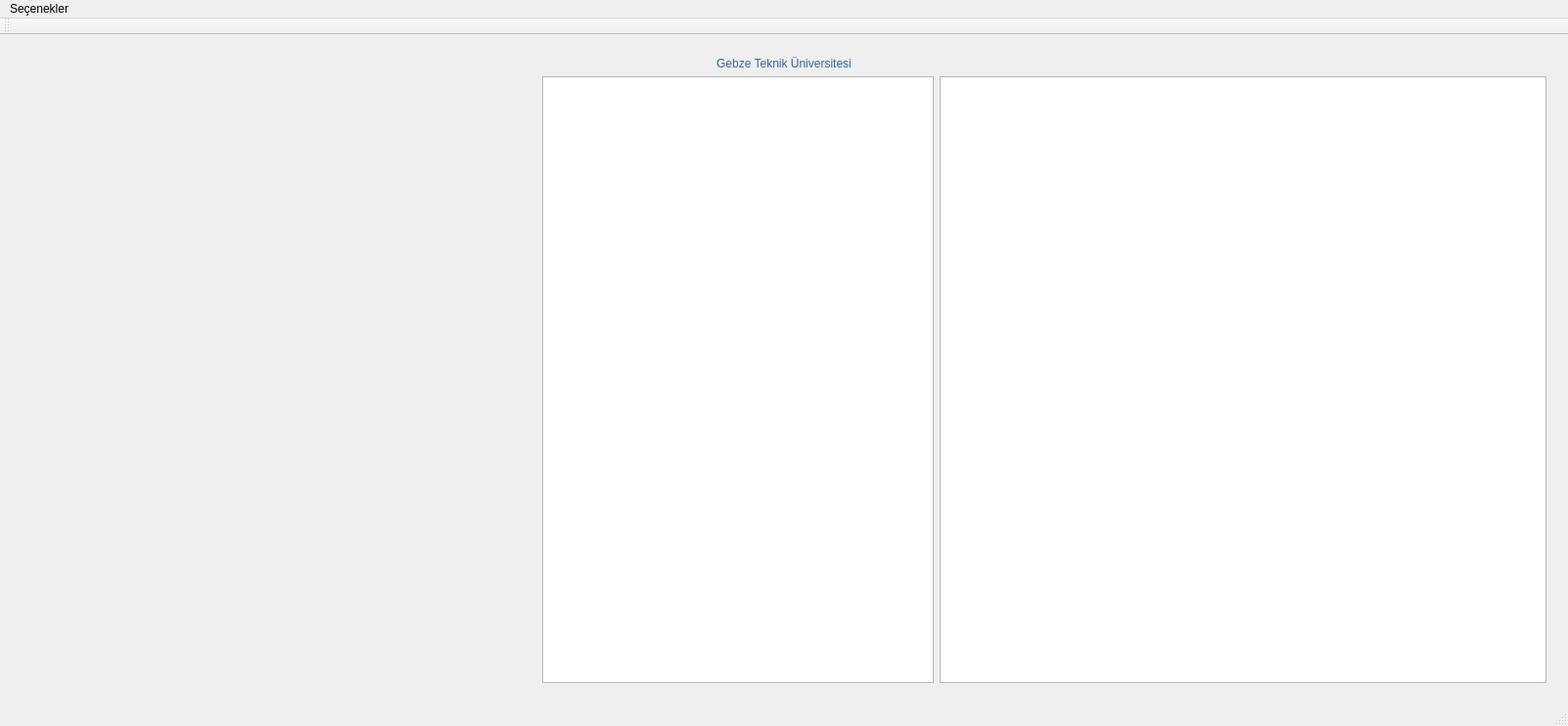
<?xml version="1.0" encoding="UTF-8"?>
<ui version="4.0">
 <class>MainWindow</class>
 <widget class="QMainWindow" name="MainWindow">
  <property name="geometry">
   <rect>
    <x>0</x>
    <y>0</y>
    <width>1602</width>
    <height>742</height>
   </rect>
  </property>
  <property name="sizePolicy">
   <sizepolicy hsizetype="Maximum" vsizetype="Preferred">
    <horstretch>0</horstretch>
    <verstretch>0</verstretch>
   </sizepolicy>
  </property>
  <property name="maximumSize">
   <size>
    <width>1602</width>
    <height>768</height>
   </size>
  </property>
  <property name="windowTitle">
   <string>MainWindow</string>
  </property>
  <widget class="QWidget" name="centralWidget">
   <layout class="QHBoxLayout" name="horizontalLayout">
    <item>
     <widget class="QStackedWidget" name="stackedWidget">
      <property name="currentIndex">
       <number>0</number>
      </property>
      <widget class="QWidget" name="page">
       <layout class="QVBoxLayout" name="verticalLayout_2">
        <item>
         <layout class="QHBoxLayout" name="horizontalLayout_4"/>
        </item>
        <item>
         <layout class="QVBoxLayout" name="verticalLayout">
          <item>
           <layout class="QHBoxLayout" name="horizontalLayout_2">
            <property name="spacing">
             <number>6</number>
            </property>
            <property name="sizeConstraint">
             <enum>QLayout::SetDefaultConstraint</enum>
            </property>
            <item>
             <widget class="QLabel" name="label">
              <property name="sizePolicy">
               <sizepolicy hsizetype="Preferred" vsizetype="Fixed">
                <horstretch>0</horstretch>
                <verstretch>0</verstretch>
               </sizepolicy>
              </property>
              <property name="styleSheet">
               <string notr="true">color:rgb(52, 101, 164);
font: 75 italic 12pt &quot;Noto Sans&quot;;
height:12pt;
</string>
              </property>
              <property name="text">
               <string>Gebze Teknik Üniversitesi</string>
              </property>
              <property name="textFormat">
               <enum>Qt::AutoText</enum>
              </property>
              <property name="alignment">
               <set>Qt::AlignCenter</set>
              </property>
             </widget>
            </item>
           </layout>
          </item>
          <item>
           <layout class="QHBoxLayout" name="horizontalLayout_3">
            <property name="sizeConstraint">
             <enum>QLayout::SetDefaultConstraint</enum>
            </property>
            <item>
             <widget class="QLabel" name="msg">
              <property name="text">
               <string/>
              </property>
              <property name="alignment">
               <set>Qt::AlignLeading|Qt::AlignLeft|Qt::AlignTop</set>
              </property>
             </widget>
            </item>
            <item>
             <widget class="QTableWidget" name="TableDoktor">
              <property name="sizePolicy">
               <sizepolicy hsizetype="Preferred" vsizetype="Preferred">
                <horstretch>0</horstretch>
                <verstretch>0</verstretch>
               </sizepolicy>
              </property>
              <property name="minimumSize">
               <size>
                <width>400</width>
                <height>0</height>
               </size>
              </property>
              <property name="maximumSize">
               <size>
                <width>400</width>
                <height>16777215</height>
               </size>
              </property>
              <property name="autoFillBackground">
               <bool>true</bool>
              </property>
              <property name="styleSheet">
               <string notr="true">color: rgb(32, 74, 135);
</string>
              </property>
              <property name="horizontalScrollBarPolicy">
               <enum>Qt::ScrollBarAlwaysOff</enum>
              </property>
              <property name="autoScroll">
               <bool>false</bool>
              </property>
              <property name="selectionMode">
               <enum>QAbstractItemView::NoSelection</enum>
              </property>
              <property name="sortingEnabled">
               <bool>true</bool>
              </property>
             </widget>
            </item>
            <item>
             <widget class="QTableWidget" name="TableHasta">
              <property name="enabled">
               <bool>true</bool>
              </property>
              <property name="sizePolicy">
               <sizepolicy hsizetype="Preferred" vsizetype="Preferred">
                <horstretch>0</horstretch>
                <verstretch>0</verstretch>
               </sizepolicy>
              </property>
              <property name="minimumSize">
               <size>
                <width>620</width>
                <height>600</height>
               </size>
              </property>
              <property name="maximumSize">
               <size>
                <width>620</width>
                <height>16777215</height>
               </size>
              </property>
              <property name="font">
               <font>
                <weight>75</weight>
                <bold>true</bold>
               </font>
              </property>
              <property name="layoutDirection">
               <enum>Qt::LeftToRight</enum>
              </property>
              <property name="autoFillBackground">
               <bool>true</bool>
              </property>
              <property name="styleSheet">
               <string notr="true">color: rgb(32, 74, 135);
</string>
              </property>
              <property name="horizontalScrollBarPolicy">
               <enum>Qt::ScrollBarAlwaysOff</enum>
              </property>
              <property name="autoScroll">
               <bool>false</bool>
              </property>
              <property name="selectionMode">
               <enum>QAbstractItemView::NoSelection</enum>
              </property>
              <property name="gridStyle">
               <enum>Qt::SolidLine</enum>
              </property>
              <property name="sortingEnabled">
               <bool>true</bool>
              </property>
              <property name="wordWrap">
               <bool>true</bool>
              </property>
              <property name="cornerButtonEnabled">
               <bool>true</bool>
              </property>
             </widget>
            </item>
           </layout>
          </item>
         </layout>
        </item>
       </layout>
      </widget>
      <widget class="QWidget" name="page_2"/>
     </widget>
    </item>
   </layout>
  </widget>
  <widget class="QMenuBar" name="menuBar">
   <property name="geometry">
    <rect>
     <x>0</x>
     <y>0</y>
     <width>1602</width>
     <height>21</height>
    </rect>
   </property>
   <widget class="QMenu" name="menuSe_enekler">
    <property name="title">
     <string>Seçenekler</string>
    </property>
    <addaction name="separator"/>
    <addaction name="actionDoktor_Ekle"/>
    <addaction name="actionHem_ire_Ekle"/>
    <addaction name="actionHasta_Ekle"/>
   </widget>
   <addaction name="menuSe_enekler"/>
  </widget>
  <widget class="QToolBar" name="mainToolBar">
   <attribute name="toolBarArea">
    <enum>TopToolBarArea</enum>
   </attribute>
   <attribute name="toolBarBreak">
    <bool>false</bool>
   </attribute>
  </widget>
  <widget class="QStatusBar" name="statusBar"/>
  <action name="actionDoktor_Ekle">
   <property name="icon">
    <iconset resource="resources.qrc">
     <normaloff>:/Images/messageDoctor.png</normaloff>:/Images/messageDoctor.png</iconset>
   </property>
   <property name="text">
    <string>Doktor Ekle</string>
   </property>
  </action>
  <action name="actionHem_ire_Ekle">
   <property name="icon">
    <iconset resource="resources.qrc">
     <normaloff>:/Images/messageNurse.png</normaloff>:/Images/messageNurse.png</iconset>
   </property>
   <property name="text">
    <string>Hemşire Ekle</string>
   </property>
  </action>
  <action name="actionHasta_Ekle">
   <property name="icon">
    <iconset resource="resources.qrc">
     <normaloff>:/Images/messageUser.png</normaloff>:/Images/messageUser.png</iconset>
   </property>
   <property name="text">
    <string>Hasta Ekle</string>
   </property>
  </action>
 </widget>
 <layoutdefault spacing="6" margin="11"/>
 <resources>
  <include location="resources.qrc"/>
 </resources>
 <connections/>
</ui>
